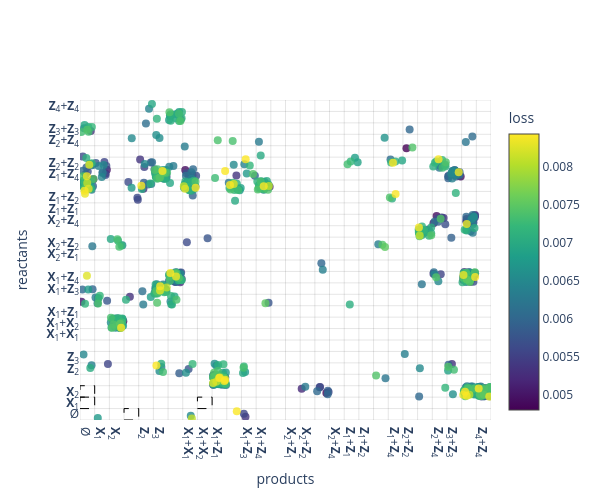

Source (notebook cell):
### Code cell
# Plot the reactant-product scatter for the top unfiltered IOCRNs
rewards_sorted = [iocrn.last_task_info['reward'] for iocrn in all_iocrns_sorted]
rewards_sorted_filtered = [iocrn.last_task_info['reward'] for iocrn in all_iocrns_sorted_filtered]

plot_reactant_product_scatter(
    all_iocrns_sorted_filtered[0:n_filtered],
    perf=rewards_sorted_filtered[0:n_filtered],
    species_labels=species_labels,
    max_order= mak_order,
    num_reactions_template=num_reactions_template,
    title="",
    cmap_name="viridis",
    max_ticks=20,
    figsize=(6, 5),
    jitter_scale=0.45,
    use_plotly=True  # ENABLE INTERACTIVE PLOTTING WITH PLOTLY
)

# Plot the reactant-product heatmap for the top filtered IOCRNs (topologically unique)
plot_reactant_product_heatmap(
    all_iocrns_sorted_filtered[0:n_filtered],
    species_labels,
    max_order= mak_order,
    num_reactions_template=num_reactions_template,
    title="",
    cmap_name="YlGnBu",
    max_ticks=20,
    figsize=(7, 6),
)

### Figure 1 — Plotly figure (JSON) as saved in the notebook; plotly's stock layout.template omitted (floating-point values rounded to 4 significant figures; data arrays with more than 128 entries replaced by an {"elided": "..."} marker saying what was removed)
{"data": [{"hovertemplate": "%{text}<extra></extra>", "marker": {"color": {"elided": "800 float values"}, "colorbar": {"title": {"text": "loss"}}, "colorscale": [[0, "#440154"], [0.1111, "#482878"], [0.2222, "#3e4989"], [0.3333, "#31688e"], [0.4444, "#26828e"], [0.5556, "#1f9e89"], [0.6667, "#35b779"], [0.7778, "#6ece58"], [0.8889, "#b5de2b"], [1, "#fde725"]], "opacity": 0.8, "showscale": true, "size": 8}, "mode": "markers", "text": {"elided": "800 str values"}, "type": "scatter", "x": {"elided": "800 float values"}, "y": {"elided": "800 float values"}}], "layout": {"height": 500, "hoverlabel": {"align": "left"}, "plot_bgcolor": "white", "shapes": [{"fillcolor": "rgba(0,0,0,0)", "layer": "above", "line": {"color": "black", "dash": "dash", "width": 1}, "type": "rect", "x0": -0.5, "x1": 0.5, "y0": 0.5, "y1": 1.5}, {"fillcolor": "rgba(0,0,0,0)", "layer": "above", "line": {"color": "black", "dash": "dash", "width": 1}, "type": "rect", "x0": 7.5, "x1": 8.5, "y0": 0.5, "y1": 1.5}, {"fillcolor": "rgba(0,0,0,0)", "layer": "above", "line": {"color": "black", "dash": "dash", "width": 1}, "type": "rect", "x0": 2.5, "x1": 3.5, "y0": -0.5, "y1": 0.5}, {"fillcolor": "rgba(0,0,0,0)", "layer": "above", "line": {"color": "black", "dash": "dash", "width": 1}, "type": "rect", "x0": -0.5, "x1": 0.5, "y0": 1.5, "y1": 2.5}, {"layer": "below", "line": {"color": "rgba(0,0,0,0.1)", "width": 1}, "type": "line", "x0": -0.5, "x1": -0.5, "y0": -0.5, "y1": 27.5}, {"layer": "below", "line": {"color": "rgba(0,0,0,0.1)", "width": 1}, "type": "line", "x0": 0.5, "x1": 0.5, "y0": -0.5, "y1": 27.5}, {"layer": "below", "line": {"color": "rgba(0,0,0,0.1)", "width": 1}, "type": "line", "x0": 1.5, "x1": 1.5, "y0": -0.5, "y1": 27.5}, {"layer": "below", "line": {"color": "rgba(0,0,0,0.1)", "width": 1}, "type": "line", "x0": 2.5, "x1": 2.5, "y0": -0.5, "y1": 27.5}, {"layer": "below", "line": {"color": "rgba(0,0,0,0.1)", "width": 1}, "type": "line", "x0": 3.5, "x1": 3.5, "y0": -0.5, "y1": 27.5}, {"layer": "below", "line": {"color": "rgba(0,0,0,0.1)", "width": 1}, "type": "line", "x0": 4.5, "x1": 4.5, "y0": -0.5, "y1": 27.5}, {"layer": "below", "line": {"color": "rgba(0,0,0,0.1)", "width": 1}, "type": "line", "x0": 5.5, "x1": 5.5, "y0": -0.5, "y1": 27.5}, {"layer": "below", "line": {"color": "rgba(0,0,0,0.1)", "width": 1}, "type": "line", "x0": 6.5, "x1": 6.5, "y0": -0.5, "y1": 27.5}, {"layer": "below", "line": {"color": "rgba(0,0,0,0.1)", "width": 1}, "type": "line", "x0": 7.5, "x1": 7.5, "y0": -0.5, "y1": 27.5}, {"layer": "below", "line": {"color": "rgba(0,0,0,0.1)", "width": 1}, "type": "line", "x0": 8.5, "x1": 8.5, "y0": -0.5, "y1": 27.5}, {"layer": "below", "line": {"color": "rgba(0,0,0,0.1)", "width": 1}, "type": "line", "x0": 9.5, "x1": 9.5, "y0": -0.5, "y1": 27.5}, {"layer": "below", "line": {"color": "rgba(0,0,0,0.1)", "width": 1}, "type": "line", "x0": 10.5, "x1": 10.5, "y0": -0.5, "y1": 27.5}, {"layer": "below", "line": {"color": "rgba(0,0,0,0.1)", "width": 1}, "type": "line", "x0": 11.5, "x1": 11.5, "y0": -0.5, "y1": 27.5}, {"layer": "below", "line": {"color": "rgba(0,0,0,0.1)", "width": 1}, "type": "line", "x0": 12.5, "x1": 12.5, "y0": -0.5, "y1": 27.5}, {"layer": "below", "line": {"color": "rgba(0,0,0,0.1)", "width": 1}, "type": "line", "x0": 13.5, "x1": 13.5, "y0": -0.5, "y1": 27.5}, {"layer": "below", "line": {"color": "rgba(0,0,0,0.1)", "width": 1}, "type": "line", "x0": 14.5, "x1": 14.5, "y0": -0.5, "y1": 27.5}, {"layer": "below", "line": {"color": "rgba(0,0,0,0.1)", "width": 1}, "type": "line", "x0": 15.5, "x1": 15.5, "y0": -0.5, "y1": 27.5}, {"layer": "below", "line": {"color": "rgba(0,0,0,0.1)", "width": 1}, "type": "line", "x0": 16.5, "x1": 16.5, "y0": -0.5, "y1": 27.5}, {"layer": "below", "line": {"color": "rgba(0,0,0,0.1)", "width": 1}, "type": "line", "x0": 17.5, "x1": 17.5, "y0": -0.5, "y1": 27.5}, {"layer": "below", "line": {"color": "rgba(0,0,0,0.1)", "width": 1}, "type": "line", "x0": 18.5, "x1": 18.5, "y0": -0.5, "y1": 27.5}, {"layer": "below", "line": {"color": "rgba(0,0,0,0.1)", "width": 1}, "type": "line", "x0": 19.5, "x1": 19.5, "y0": -0.5, "y1": 27.5}, {"layer": "below", "line": {"color": "rgba(0,0,0,0.1)", "width": 1}, "type": "line", "x0": 20.5, "x1": 20.5, "y0": -0.5, "y1": 27.5}, {"layer": "below", "line": {"color": "rgba(0,0,0,0.1)", "width": 1}, "type": "line", "x0": 21.5, "x1": 21.5, "y0": -0.5, "y1": 27.5}, {"layer": "below", "line": {"color": "rgba(0,0,0,0.1)", "width": 1}, "type": "line", "x0": 22.5, "x1": 22.5, "y0": -0.5, "y1": 27.5}, {"layer": "below", "line": {"color": "rgba(0,0,0,0.1)", "width": 1}, "type": "line", "x0": 23.5, "x1": 23.5, "y0": -0.5, "y1": 27.5}, {"layer": "below", "line": {"color": "rgba(0,0,0,0.1)", "width": 1}, "type": "line", "x0": 24.5, "x1": 24.5, "y0": -0.5, "y1": 27.5}, {"layer": "below", "line": {"color": "rgba(0,0,0,0.1)", "width": 1}, "type": "line", "x0": 25.5, "x1": 25.5, "y0": -0.5, "y1": 27.5}, {"layer": "below", "line": {"color": "rgba(0,0,0,0.1)", "width": 1}, "type": "line", "x0": 26.5, "x1": 26.5, "y0": -0.5, "y1": 27.5}, {"layer": "below", "line": {"color": "rgba(0,0,0,0.1)", "width": 1}, "type": "line", "x0": 27.5, "x1": 27.5, "y0": -0.5, "y1": 27.5}, {"layer": "below", "line": {"color": "rgba(0,0,0,0.1)", "width": 1}, "type": "line", "x0": -0.5, "x1": 27.5, "y0": -0.5, "y1": -0.5}, {"layer": "below", "line": {"color": "rgba(0,0,0,0.1)", "width": 1}, "type": "line", "x0": -0.5, "x1": 27.5, "y0": 0.5, "y1": 0.5}, {"layer": "below", "line": {"color": "rgba(0,0,0,0.1)", "width": 1}, "type": "line", "x0": -0.5, "x1": 27.5, "y0": 1.5, "y1": 1.5}, {"layer": "below", "line": {"color": "rgba(0,0,0,0.1)", "width": 1}, "type": "line", "x0": -0.5, "x1": 27.5, "y0": 2.5, "y1": 2.5}, {"layer": "below", "line": {"color": "rgba(0,0,0,0.1)", "width": 1}, "type": "line", "x0": -0.5, "x1": 27.5, "y0": 3.5, "y1": 3.5}, {"layer": "below", "line": {"color": "rgba(0,0,0,0.1)", "width": 1}, "type": "line", "x0": -0.5, "x1": 27.5, "y0": 4.5, "y1": 4.5}, {"layer": "below", "line": {"color": "rgba(0,0,0,0.1)", "width": 1}, "type": "line", "x0": -0.5, "x1": 27.5, "y0": 5.5, "y1": 5.5}, {"layer": "below", "line": {"color": "rgba(0,0,0,0.1)", "width": 1}, "type": "line", "x0": -0.5, "x1": 27.5, "y0": 6.5, "y1": 6.5}, {"layer": "below", "line": {"color": "rgba(0,0,0,0.1)", "width": 1}, "type": "line", "x0": -0.5, "x1": 27.5, "y0": 7.5, "y1": 7.5}, {"layer": "below", "line": {"color": "rgba(0,0,0,0.1)", "width": 1}, "type": "line", "x0": -0.5, "x1": 27.5, "y0": 8.5, "y1": 8.5}, {"layer": "below", "line": {"color": "rgba(0,0,0,0.1)", "width": 1}, "type": "line", "x0": -0.5, "x1": 27.5, "y0": 9.5, "y1": 9.5}, {"layer": "below", "line": {"color": "rgba(0,0,0,0.1)", "width": 1}, "type": "line", "x0": -0.5, "x1": 27.5, "y0": 10.5, "y1": 10.5}, {"layer": "below", "line": {"color": "rgba(0,0,0,0.1)", "width": 1}, "type": "line", "x0": -0.5, "x1": 27.5, "y0": 11.5, "y1": 11.5}, {"layer": "below", "line": {"color": "rgba(0,0,0,0.1)", "width": 1}, "type": "line", "x0": -0.5, "x1": 27.5, "y0": 12.5, "y1": 12.5}, {"layer": "below", "line": {"color": "rgba(0,0,0,0.1)", "width": 1}, "type": "line", "x0": -0.5, "x1": 27.5, "y0": 13.5, "y1": 13.5}, {"layer": "below", "line": {"color": "rgba(0,0,0,0.1)", "width": 1}, "type": "line", "x0": -0.5, "x1": 27.5, "y0": 14.5, "y1": 14.5}, {"layer": "below", "line": {"color": "rgba(0,0,0,0.1)", "width": 1}, "type": "line", "x0": -0.5, "x1": 27.5, "y0": 15.5, "y1": 15.5}, {"layer": "below", "line": {"color": "rgba(0,0,0,0.1)", "width": 1}, "type": "line", "x0": -0.5, "x1": 27.5, "y0": 16.5, "y1": 16.5}, {"layer": "below", "line": {"color": "rgba(0,0,0,0.1)", "width": 1}, "type": "line", "x0": -0.5, "x1": 27.5, "y0": 17.5, "y1": 17.5}, {"layer": "below", "line": {"color": "rgba(0,0,0,0.1)", "width": 1}, "type": "line", "x0": -0.5, "x1": 27.5, "y0": 18.5, "y1": 18.5}, {"layer": "below", "line": {"color": "rgba(0,0,0,0.1)", "width": 1}, "type": "line", "x0": -0.5, "x1": 27.5, "y0": 19.5, "y1": 19.5}, {"layer": "below", "line": {"color": "rgba(0,0,0,0.1)", "width": 1}, "type": "line", "x0": -0.5, "x1": 27.5, "y0": 20.5, "y1": 20.5}, {"layer": "below", "line": {"color": "rgba(0,0,0,0.1)", "width": 1}, "type": "line", "x0": -0.5, "x1": 27.5, "y0": 21.5, "y1": 21.5}, {"layer": "below", "line": {"color": "rgba(0,0,0,0.1)", "width": 1}, "type": "line", "x0": -0.5, "x1": 27.5, "y0": 22.5, "y1": 22.5}, {"layer": "below", "line": {"color": "rgba(0,0,0,0.1)", "width": 1}, "type": "line", "x0": -0.5, "x1": 27.5, "y0": 23.5, "y1": 23.5}, {"layer": "below", "line": {"color": "rgba(0,0,0,0.1)", "width": 1}, "type": "line", "x0": -0.5, "x1": 27.5, "y0": 24.5, "y1": 24.5}, {"layer": "below", "line": {"color": "rgba(0,0,0,0.1)", "width": 1}, "type": "line", "x0": -0.5, "x1": 27.5, "y0": 25.5, "y1": 25.5}, {"layer": "below", "line": {"color": "rgba(0,0,0,0.1)", "width": 1}, "type": "line", "x0": -0.5, "x1": 27.5, "y0": 26.5, "y1": 26.5}, {"layer": "below", "line": {"color": "rgba(0,0,0,0.1)", "width": 1}, "type": "line", "x0": -0.5, "x1": 27.5, "y0": 27.5, "y1": 27.5}], "title": {"text": ""}, "width": 600, "xaxis": {"range": [-0.5, 27.5], "showgrid": false, "tickmode": "array", "ticktext": ["Ø", "<b>X</b><sub>1</sub>", "<b>X</b><sub>2</sub>", "<b>Z</b><sub>2</sub>", "<b>Z</b><sub>3</sub>", "<b>X</b><sub>1</sub>+<b>X</b><sub>1</sub>", "<b>X</b><sub>1</sub>+<b>X</b><sub>2</sub>", "<b>X</b><sub>1</sub>+<b>Z</b><sub>1</sub>", "<b>X</b><sub>1</sub>+<b>Z</b><sub>3</sub>", "<b>X</b><sub>1</sub>+<b>Z</b><sub>4</sub>", "<b>X</b><sub>2</sub>+<b>Z</b><sub>1</sub>", "<b>X</b><sub>2</sub>+<b>Z</b><sub>2</sub>", "<b>X</b><sub>2</sub>+<b>Z</b><sub>4</sub>", "<b>Z</b><sub>1</sub>+<b>Z</b><sub>1</sub>", "<b>Z</b><sub>1</sub>+<b>Z</b><sub>2</sub>", "<b>Z</b><sub>1</sub>+<b>Z</b><sub>4</sub>", "<b>Z</b><sub>2</sub>+<b>Z</b><sub>2</sub>", "<b>Z</b><sub>2</sub>+<b>Z</b><sub>4</sub>", "<b>Z</b><sub>3</sub>+<b>Z</b><sub>3</sub>", "<b>Z</b><sub>4</sub>+<b>Z</b><sub>4</sub>"], "tickvals": [0, 1, 2, 4, 5, 7, 8, 9, 11, 12, 14, 15, 17, 18, 19, 21, 22, 24, 25, 27], "title": {"text": "products"}, "zeroline": false}, "yaxis": {"range": [-0.5, 27.5], "showgrid": false, "tickmode": "array", "ticktext": ["Ø", "<b>X</b><sub>1</sub>", "<b>X</b><sub>2</sub>", "<b>Z</b><sub>2</sub>", "<b>Z</b><sub>3</sub>", "<b>X</b><sub>1</sub>+<b>X</b><sub>1</sub>", "<b>X</b><sub>1</sub>+<b>X</b><sub>2</sub>", "<b>X</b><sub>1</sub>+<b>Z</b><sub>1</sub>", "<b>X</b><sub>1</sub>+<b>Z</b><sub>3</sub>", "<b>X</b><sub>1</sub>+<b>Z</b><sub>4</sub>", "<b>X</b><sub>2</sub>+<b>Z</b><sub>1</sub>", "<b>X</b><sub>2</sub>+<b>Z</b><sub>2</sub>", "<b>X</b><sub>2</sub>+<b>Z</b><sub>4</sub>", "<b>Z</b><sub>1</sub>+<b>Z</b><sub>1</sub>", "<b>Z</b><sub>1</sub>+<b>Z</b><sub>2</sub>", "<b>Z</b><sub>1</sub>+<b>Z</b><sub>4</sub>", "<b>Z</b><sub>2</sub>+<b>Z</b><sub>2</sub>", "<b>Z</b><sub>2</sub>+<b>Z</b><sub>4</sub>", "<b>Z</b><sub>3</sub>+<b>Z</b><sub>3</sub>", "<b>Z</b><sub>4</sub>+<b>Z</b><sub>4</sub>"], "tickvals": [0, 1, 2, 4, 5, 7, 8, 9, 11, 12, 14, 15, 17, 18, 19, 21, 22, 24, 25, 27], "title": {"text": "reactants"}, "zeroline": false}}}
